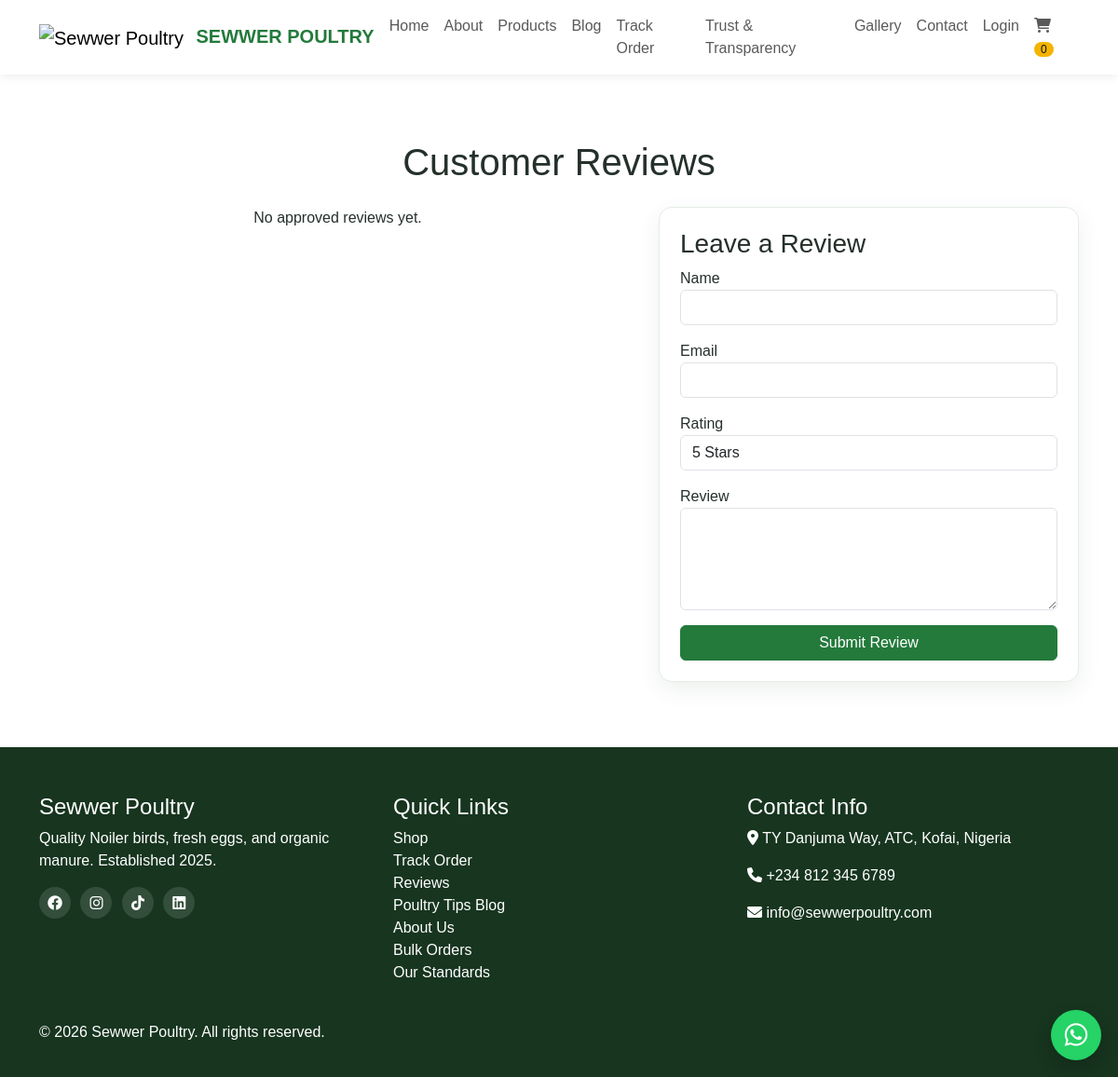
The app's page /reviews.php, older data.
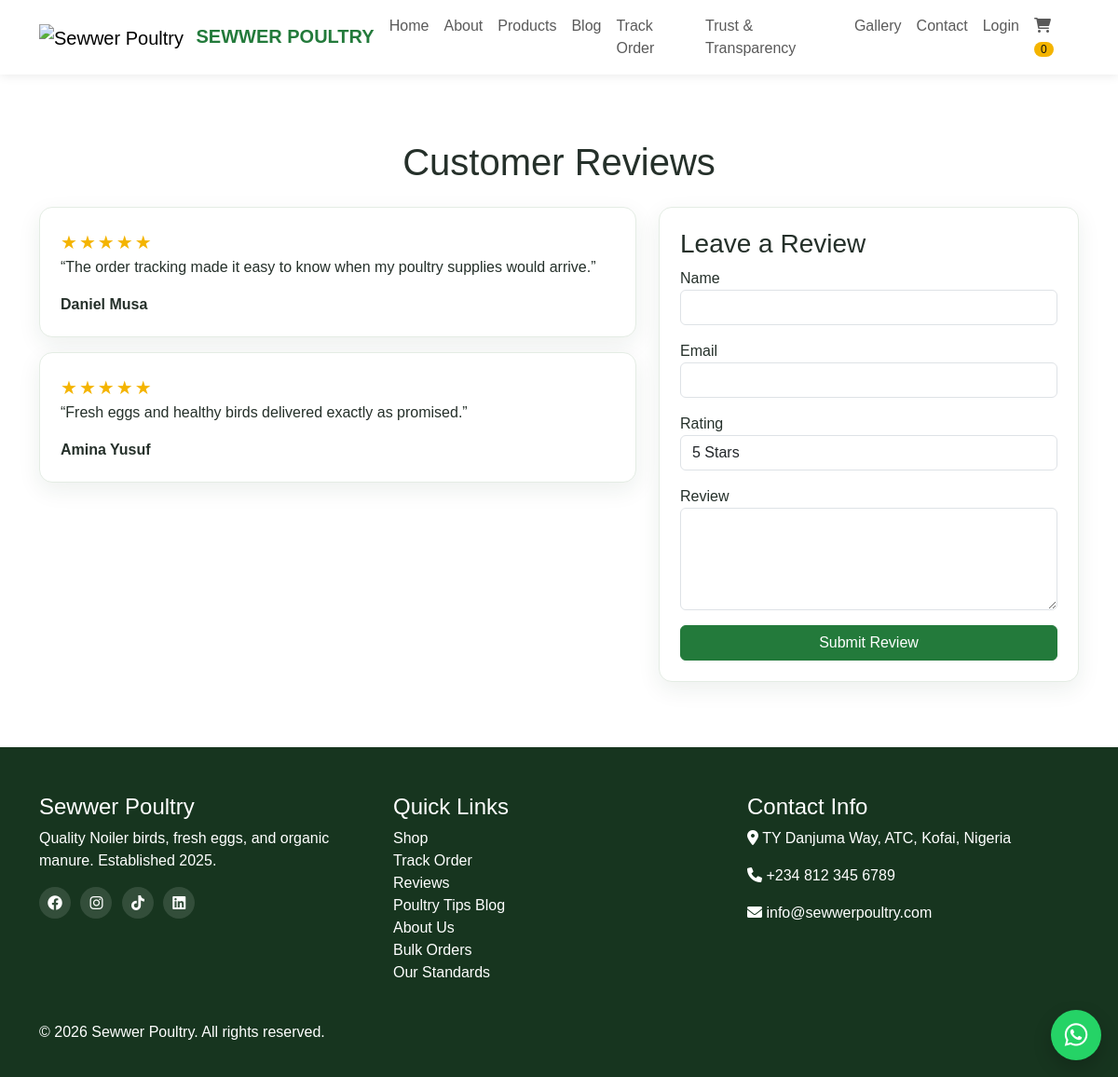
The same page, newer data.
### tables this page shows
CREATE TABLE IF NOT EXISTS `reviews` (
  `id` int(11) NOT NULL AUTO_INCREMENT,
  `customer_id` int(11) DEFAULT NULL,
  `customer_name` varchar(120) NOT NULL,
  `customer_email` varchar(120) NOT NULL,
  `rating` tinyint(1) NOT NULL DEFAULT 5,
  `review` text NOT NULL,
  `status` enum('pending','approved','rejected') DEFAULT 'pending',
  `created_at` timestamp NOT NULL DEFAULT current_timestamp(),
  PRIMARY KEY (`id`)
);

### reviews.php (the view, shortened to what this page needs)
<?php
require_once 'config/db.php';
$reviews = $pdo->query('SELECT * FROM reviews WHERE status = "approved" ORDER BY id DESC')->fetchAll();
include 'includes/header.php';
?>
<section class="section-padding">
    <div class="container">
        <h1 class="text-center mb-4">Customer Reviews</h1>
        <div class="row">
            <div class="col-lg-7">
                <?php foreach ($reviews as $review): ?>
                    <div class="feature-card mb-3"><div class="review-stars"><?php echo str_repeat('★', (int)$review['rating']) . str_repeat('☆', 5 - (int)$review['rating']); ?></div><p>“<?php echo $review['review']; ?>”</p><strong><?php echo $review['customer_name']; ?></strong></div>
                <?php endforeach; ?>
                <?php if (!$reviews): ?><p class="text-center">No approved reviews yet.</p><?php endif; ?>
            </div>
            <div class="col-lg-5">
                <form method="POST" class="feature-card">
                    <h3>Leave a Review</h3>
                    <div class="mb-3"><label>Name</label><input name="customer_name" class="form-control" value="<?php echo $_SESSION['customer_name'] ?? ''; ?>" required></div>
                    <div class="mb-3"><label>Email</label><input type="email" name="customer_email" class="form-control" required></div>
                    <div class="mb-3"><label>Rating</label><select name="rating" class="form-control"><option value="5">5 Stars</option></select></div>
                    <div class="mb-3"><label>Review</label><textarea name="review" rows="4" class="form-control" required></textarea></div>
                    <button class="btn btn-primary w-100">Submit Review</button>
                </form>
            </div>
        </div>
    </div>
</section>
<?php include 'includes/footer.php'; ?>

Row changes from the older to the newer data that the page shows:
added reviews: rating "★★★★★", review "The order tracking made it easy to know when my poultry supplies would arrive.", customer_name "Daniel Musa"
added reviews: rating "★★★★★", review "Fresh eggs and healthy birds delivered exactly as promised.", customer_name "Amina Yusuf"
Text that changed along with them:
text no longer shown: "No approved reviews yet."
